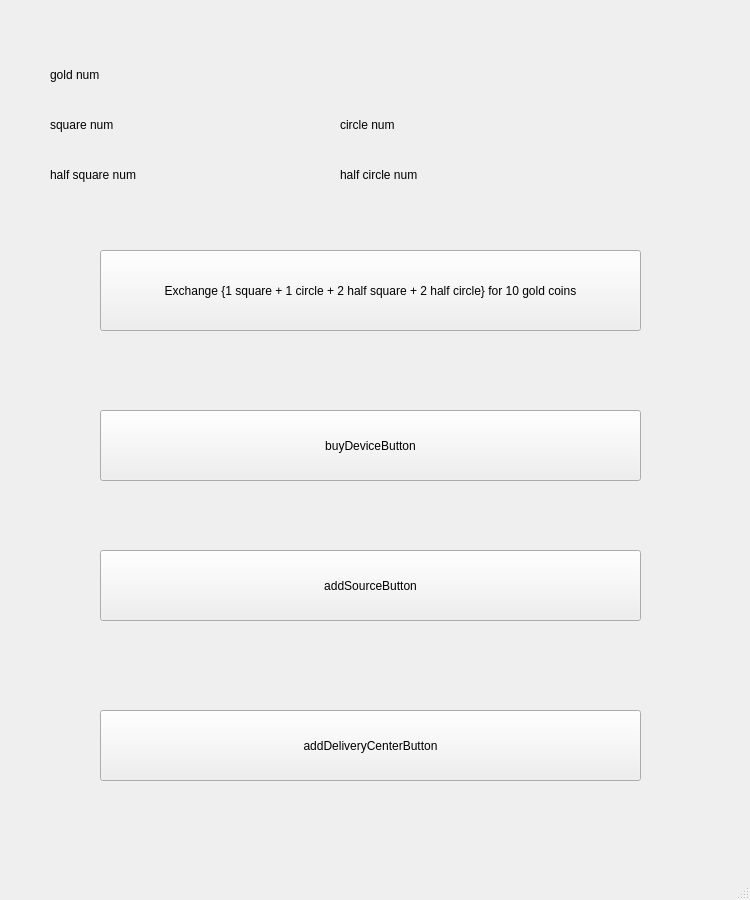
<?xml version="1.0" encoding="UTF-8"?>
<ui version="4.0">
 <class>storescene</class>
 <widget class="QMainWindow" name="storescene">
  <property name="geometry">
   <rect>
    <x>0</x>
    <y>0</y>
    <width>750</width>
    <height>900</height>
   </rect>
  </property>
  <property name="windowTitle">
   <string>MainWindow</string>
  </property>
  <widget class="QWidget" name="centralwidget">
   <widget class="QPushButton" name="exchangeButton">
    <property name="geometry">
     <rect>
      <x>100</x>
      <y>250</y>
      <width>541</width>
      <height>81</height>
     </rect>
    </property>
    <property name="text">
     <string>Exchange {1 square + 1 circle + 2 half square + 2 half circle} for 10 gold coins</string>
    </property>
   </widget>
   <widget class="QPushButton" name="buyDeviceButton">
    <property name="geometry">
     <rect>
      <x>100</x>
      <y>410</y>
      <width>541</width>
      <height>71</height>
     </rect>
    </property>
    <property name="text">
     <string>buyDeviceButton</string>
    </property>
   </widget>
   <widget class="QPushButton" name="addDeliveryCenterButton">
    <property name="geometry">
     <rect>
      <x>100</x>
      <y>710</y>
      <width>541</width>
      <height>71</height>
     </rect>
    </property>
    <property name="text">
     <string>addDeliveryCenterButton</string>
    </property>
   </widget>
   <widget class="QPushButton" name="addSourceButton">
    <property name="geometry">
     <rect>
      <x>100</x>
      <y>550</y>
      <width>541</width>
      <height>71</height>
     </rect>
    </property>
    <property name="text">
     <string>addSourceButton</string>
    </property>
   </widget>
   <widget class="QLabel" name="goldLabel">
    <property name="geometry">
     <rect>
      <x>50</x>
      <y>50</y>
      <width>200</width>
      <height>50</height>
     </rect>
    </property>
    <property name="text">
     <string>gold num</string>
    </property>
   </widget>
   <widget class="QLabel" name="squareOreLabel">
    <property name="geometry">
     <rect>
      <x>50</x>
      <y>100</y>
      <width>200</width>
      <height>50</height>
     </rect>
    </property>
    <property name="text">
     <string>square num</string>
    </property>
   </widget>
   <widget class="QLabel" name="circleOreLabel">
    <property name="geometry">
     <rect>
      <x>340</x>
      <y>100</y>
      <width>200</width>
      <height>50</height>
     </rect>
    </property>
    <property name="text">
     <string>circle num</string>
    </property>
   </widget>
   <widget class="QLabel" name="halfSquareOreLabel">
    <property name="geometry">
     <rect>
      <x>50</x>
      <y>150</y>
      <width>200</width>
      <height>50</height>
     </rect>
    </property>
    <property name="text">
     <string>half square num</string>
    </property>
   </widget>
   <widget class="QLabel" name="halfCircleOreLabel">
    <property name="geometry">
     <rect>
      <x>340</x>
      <y>150</y>
      <width>200</width>
      <height>50</height>
     </rect>
    </property>
    <property name="text">
     <string>half circle num</string>
    </property>
   </widget>
   <widget class="QLabel" name="label">
    <property name="geometry">
     <rect>
      <x>0</x>
      <y>0</y>
      <width>750</width>
      <height>900</height>
     </rect>
    </property>
    <property name="styleSheet">
     <string notr="true">image: url(:/images/resource/images/shop_scene.png);</string>
    </property>
    <property name="text">
     <string/>
    </property>
   </widget>
   <zorder>label</zorder>
   <zorder>exchangeButton</zorder>
   <zorder>buyDeviceButton</zorder>
   <zorder>addDeliveryCenterButton</zorder>
   <zorder>addSourceButton</zorder>
   <zorder>goldLabel</zorder>
   <zorder>squareOreLabel</zorder>
   <zorder>circleOreLabel</zorder>
   <zorder>halfSquareOreLabel</zorder>
   <zorder>halfCircleOreLabel</zorder>
  </widget>
  <widget class="QMenuBar" name="menubar">
   <property name="geometry">
    <rect>
     <x>0</x>
     <y>0</y>
     <width>750</width>
     <height>22</height>
    </rect>
   </property>
  </widget>
  <widget class="QStatusBar" name="statusbar"/>
 </widget>
 <resources/>
 <connections/>
</ui>
